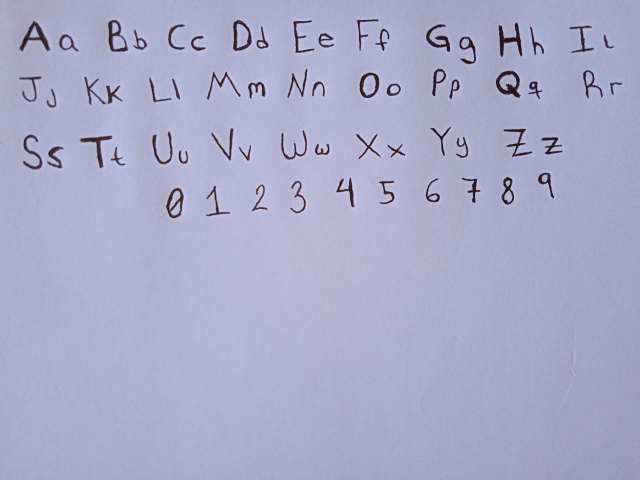
#> input picture Creación de dataset y entrenamiento de modelo CNN/BASE1.jpg, 1280 x 960 px, found by its file name (shown at 1/2 size)
$ jupyter execute caracteres.ipynb
#> lines starting #> are read from the running program, lines starting #| are printed output that depends on the picture; after the words box and inside, x2 and y2 are one past the last pixel; in counts of white or black regions, pixels touching at a corner belong together
[cell 1]
import cv2
import os #acceder a archivos del sistema y funcionalidades
import errno
import numpy as np
import matplotlib.pyplot as plt #datos graficos en 2d contenidos en listas y vectores

[cell 2]
def binarizacion(): #creamos la matriz binarizada
    xm, ym = img.shape[:2]
    for x in range(xm):
        for y in range(ym):
            if img[x, y] < 130: #si el color(valor) del pixel es menor a 130 los convertimos a negro
                img[x, y] = 0
            else: #si el color(valor) del pixel es mayor a 130 los convertimos a blanco
                img[x, y] = 255

[cell 3]
def obtenerLetra(x, y, aux_x, aux_y, aux): #se pasan las coordenadas auxiliares para saber donde empezar el recorrido
    if img[x, y] == 20: #para sacar el caracter que corresponde al pixel negro que encontramos y una vez sacado el
        img[x, y] = 150 #caracter lo pegaremos en la matriz de blancos
        aux[aux_x, aux_y] = 0 #tambien pasamos la matriz auxiliar y ponemos el primer pixel negro del caracter en
        obtenerLetra(x+1,y, aux_x+1, aux_y, aux) #las coordenadas auxiliares que ya sabemos contienen un pixel negro
        obtenerLetra(x,y+1, aux_x, aux_y+1, aux)
        obtenerLetra(x-1,y, aux_x-1, aux_y, aux)
        obtenerLetra(x,y-1, aux_x, aux_y-1, aux)

[cell 4]
def rotate(aux, folderDir): #rotamos el caracter que hemos capturado para crear más imagenes
    cont = 1
    rows, cols = aux.shape[:2]
    for i in range(0 , 355, 5): #grados que iremos cambiando para tener el caracter en diferentes sentidos
        rotation = cv2.getRotationMatrix2D((cols/2,rows/2), i, 1)
        dst = cv2.warpAffine(aux, rotation,(cols, rows), borderValue=(255,255,255))
        cv2.imwrite(folderDir+"/caracterr"+str(cont)+".jpg", dst)
        cont+=1

[cell 5]
contChar = [0]
def guardar():
    #Directorio raiz
    folderDir = '/home/geovanni/Jupython/notebookenv/datasetletrasyCNN/imagenes/caracteres'
    try:
        os.mkdir(folderDir) #creacion de la carpeta de imagenes
    except OSError as e:
        if e.errno != errno.EEXIST:
            raise

    for x in range(xm): #recorrer xmaxima de la imagen
        for y in range(ym): #recorrer ymaxima de la imagen
            if img[x, y] == 0: #si encontramos un pixel de color negro...
                #Obtenemos las dimensiones necesarias para la matriz de blancos(imagen auxiliar)
                tamaño(x, y)

                aux_x = cords[0]/2 #dimension del marco o fondo de imagen
                aux_y = cords[1]/2
                if aux_x > aux_y: #hacer la imagen cuadrada
                    aux_y = aux_x
                else:
                    aux_x = aux_y
                #Hacemos el fondo y copiamos el caracter en el fondo blanco
                aux = np.ones((int(aux_y) , int(aux_x)))*255

                #Extraer caracter
                try:
                    obtenerLetra(x, y, int(0), int(aux_x/2), aux)
                    contChar[0]+=1
                except:
                    print("Out of index")

                print (cords)
                cords[0] = cords[1] = cords[2] = cords[3] =  0

                folderDir = '/home/geovanni/Jupython/notebookenv/datasetletrasyCNN/imagenes/caracteres/caracter'+str(contChar[0])
                try:
                    os.mkdir(folderDir)
                except OSError as e:
                    if e.errno != errno.EEXIST:
                        raise
                try:
                    aux = cv2.resize(aux, (50, 50), interpolation=cv2.INTER_CUBIC) #modificacion de tamaño de letra
                    rotate(aux, folderDir) #guardado de imagen
                except:
                    print("Empty index")

[cell 6]
cords = [0, 0, 0, 0]
def tamaño(x, y): #recorrido buscando y guardando los pixeles negros(0)
    if img[x, y] == 0:
        img[x, y] = 20 #referencia del primer pixel negro
        tamaño(x+1,y) #aumentao del tamaño
        cords[0] += 1 #arreglo para el tamaño del caracter
        tamaño(x,y+1)
        cords[1] += 1
        tamaño(x-1,y)
        cords[2] += 1
        tamaño(x,y-1)
        cords[3] += 1

[cell 7]
#Redimension de imagen
img=cv2.imread('/home/geovanni/Jupython/notebookenv/datasetletrasyCNN/BASE1.jpg', 0)#'0' es para levantar la imagen en blanco y negro
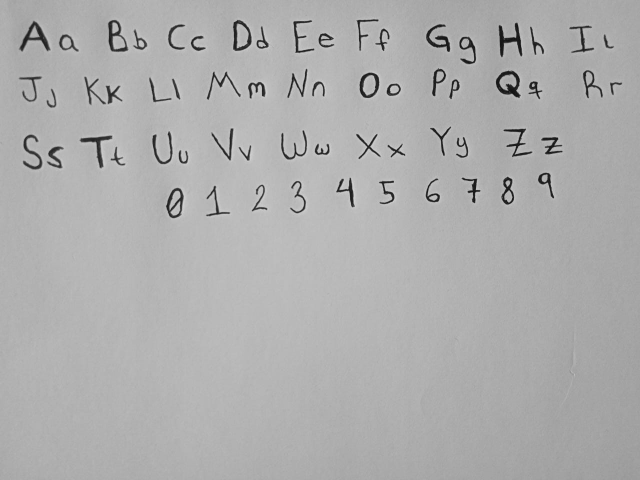
#> img: shape (960, 1280) (shown at 1/2 size); min 0, max 224, mean 173.6
scale_percent = 40
width = int(img.shape[1] * scale_percent / 100)
#> width = 512
height = int(img.shape[0] * scale_percent / 100)
#> height = 384
dim = (width, height) #dimension de la imagen
#> dim = (512, 384)
img = cv2.resize(img, dim, interpolation = cv2.INTER_AREA)
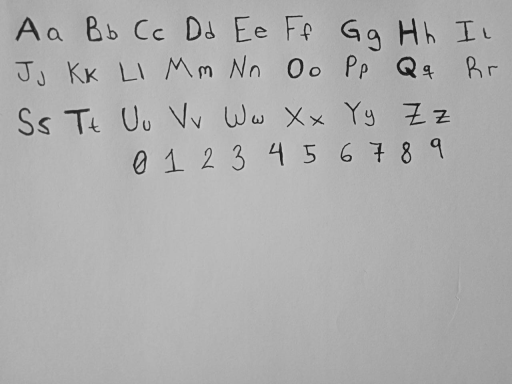
#> img: shape (384, 512); min 20, max 208, mean 173.6
xm, ym = img.shape[:2] #valores de las dimensiones "x" y "y"
#> xm = 384; ym = 512
plt.imshow(img)

[cell 8]
binarizacion()
#> after the loop in binarizacion, `for x in range(xm):`:
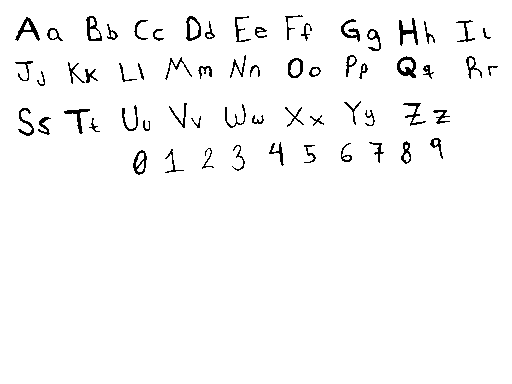
#> img: shape (384, 512); 97.2% white; black in thin lines or dots, all inside (x1, y1, x2, y2) = (15, 15, 498, 175)

[cell 9]
plt.imshow(img)

[cell 10]
guardar()
